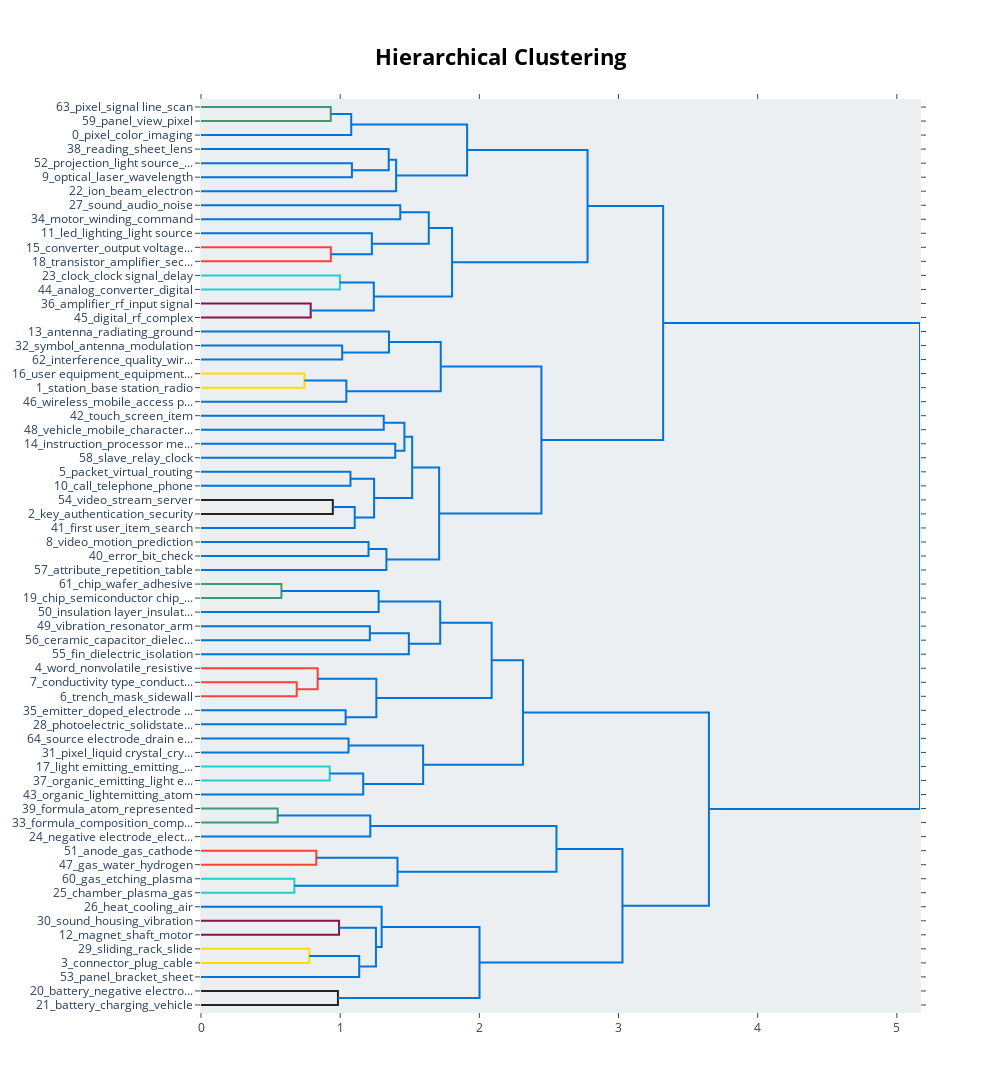

Notebook cell for this chart:
### Code cell
topic_model.visualize_hierarchy()

### Figure 1 — Plotly figure (JSON) as saved in the notebook; plotly's stock layout.template omitted (floating-point values rounded to 4 significant figures)
{"data": [{"hoverinfo": "text", "marker": {"color": "rgb(61,153,112)"}, "mode": "lines", "type": "scatter", "x": [0, 0.9321, 0.9321, 0], "xaxis": "x", "y": [-5, -5, -15, -15], "yaxis": "y"}, {"hoverinfo": "text", "marker": {"color": "rgb(0,116,217)"}, "mode": "lines", "type": "scatter", "x": [0.9321, 1.08, 1.08, 0], "xaxis": "x", "y": [-10, -10, -25, -25], "yaxis": "y"}, {"hoverinfo": "text", "marker": {"color": "rgb(0,116,217)"}, "mode": "lines", "type": "scatter", "x": [0, 1.084, 1.084, 0], "xaxis": "x", "y": [-45, -45, -55, -55], "yaxis": "y"}, {"hoverinfo": "text", "marker": {"color": "rgb(0,116,217)"}, "mode": "lines", "type": "scatter", "x": [0, 1.349, 1.349, 1.084], "xaxis": "x", "y": [-35, -35, -50, -50], "yaxis": "y"}, {"hoverinfo": "text", "marker": {"color": "rgb(0,116,217)"}, "mode": "lines", "type": "scatter", "x": [1.349, 1.402, 1.402, 0], "xaxis": "x", "y": [-42.5, -42.5, -65, -65], "yaxis": "y"}, {"hoverinfo": "text", "marker": {"color": "rgb(0,116,217)"}, "mode": "lines", "type": "scatter", "x": [1.08, 1.912, 1.912, 1.402], "xaxis": "x", "y": [-17.5, -17.5, -53.75, -53.75], "yaxis": "y"}, {"hoverinfo": "text", "marker": {"color": "rgb(0,116,217)"}, "mode": "lines", "type": "scatter", "x": [0, 1.432, 1.432, 0], "xaxis": "x", "y": [-75, -75, -85, -85], "yaxis": "y"}, {"hoverinfo": "text", "marker": {"color": "rgb(255,65,54)"}, "mode": "lines", "type": "scatter", "x": [0, 0.9328, 0.9328, 0], "xaxis": "x", "y": [-105, -105, -115, -115], "yaxis": "y"}, {"hoverinfo": "text", "marker": {"color": "rgb(0,116,217)"}, "mode": "lines", "type": "scatter", "x": [0, 1.228, 1.228, 0.9328], "xaxis": "x", "y": [-95, -95, -110, -110], "yaxis": "y"}, {"hoverinfo": "text", "marker": {"color": "rgb(0,116,217)"}, "mode": "lines", "type": "scatter", "x": [1.432, 1.636, 1.636, 1.228], "xaxis": "x", "y": [-80, -80, -102.5, -102.5], "yaxis": "y"}, {"hoverinfo": "text", "marker": {"color": "rgb(35,205,205)"}, "mode": "lines", "type": "scatter", "x": [0, 0.9979, 0.9979, 0], "xaxis": "x", "y": [-125, -125, -135, -135], "yaxis": "y"}, {"hoverinfo": "text", "marker": {"color": "rgb(133,20,75)"}, "mode": "lines", "type": "scatter", "x": [0, 0.7881, 0.7881, 0], "xaxis": "x", "y": [-145, -145, -155, -155], "yaxis": "y"}, {"hoverinfo": "text", "marker": {"color": "rgb(0,116,217)"}, "mode": "lines", "type": "scatter", "x": [0.9979, 1.242, 1.242, 0.7881], "xaxis": "x", "y": [-130, -130, -150, -150], "yaxis": "y"}, {"hoverinfo": "text", "marker": {"color": "rgb(0,116,217)"}, "mode": "lines", "type": "scatter", "x": [1.636, 1.804, 1.804, 1.242], "xaxis": "x", "y": [-91.25, -91.25, -140, -140], "yaxis": "y"}, {"hoverinfo": "text", "marker": {"color": "rgb(0,116,217)"}, "mode": "lines", "type": "scatter", "x": [1.912, 2.777, 2.777, 1.804], "xaxis": "x", "y": [-35.62, -35.62, -115.6, -115.6], "yaxis": "y"}, {"hoverinfo": "text", "marker": {"color": "rgb(0,116,217)"}, "mode": "lines", "type": "scatter", "x": [0, 1.014, 1.014, 0], "xaxis": "x", "y": [-175, -175, -185, -185], "yaxis": "y"}, {"hoverinfo": "text", "marker": {"color": "rgb(0,116,217)"}, "mode": "lines", "type": "scatter", "x": [0, 1.351, 1.351, 1.014], "xaxis": "x", "y": [-165, -165, -180, -180], "yaxis": "y"}, {"hoverinfo": "text", "marker": {"color": "rgb(255,220,0)"}, "mode": "lines", "type": "scatter", "x": [0, 0.7432, 0.7432, 0], "xaxis": "x", "y": [-195, -195, -205, -205], "yaxis": "y"}, {"hoverinfo": "text", "marker": {"color": "rgb(0,116,217)"}, "mode": "lines", "type": "scatter", "x": [0.7432, 1.044, 1.044, 0], "xaxis": "x", "y": [-200, -200, -215, -215], "yaxis": "y"}, {"hoverinfo": "text", "marker": {"color": "rgb(0,116,217)"}, "mode": "lines", "type": "scatter", "x": [1.351, 1.723, 1.723, 1.044], "xaxis": "x", "y": [-172.5, -172.5, -207.5, -207.5], "yaxis": "y"}, {"hoverinfo": "text", "marker": {"color": "rgb(0,116,217)"}, "mode": "lines", "type": "scatter", "x": [0, 1.313, 1.313, 0], "xaxis": "x", "y": [-225, -225, -235, -235], "yaxis": "y"}, {"hoverinfo": "text", "marker": {"color": "rgb(0,116,217)"}, "mode": "lines", "type": "scatter", "x": [0, 1.396, 1.396, 0], "xaxis": "x", "y": [-245, -245, -255, -255], "yaxis": "y"}, {"hoverinfo": "text", "marker": {"color": "rgb(0,116,217)"}, "mode": "lines", "type": "scatter", "x": [1.313, 1.462, 1.462, 1.396], "xaxis": "x", "y": [-230, -230, -250, -250], "yaxis": "y"}, {"hoverinfo": "text", "marker": {"color": "rgb(0,116,217)"}, "mode": "lines", "type": "scatter", "x": [0, 1.074, 1.074, 0], "xaxis": "x", "y": [-265, -265, -275, -275], "yaxis": "y"}, {"hoverinfo": "text", "marker": {"color": "rgb(40,35,35)"}, "mode": "lines", "type": "scatter", "x": [0, 0.9471, 0.9471, 0], "xaxis": "x", "y": [-285, -285, -295, -295], "yaxis": "y"}, {"hoverinfo": "text", "marker": {"color": "rgb(0,116,217)"}, "mode": "lines", "type": "scatter", "x": [0.9471, 1.104, 1.104, 0], "xaxis": "x", "y": [-290, -290, -305, -305], "yaxis": "y"}, {"hoverinfo": "text", "marker": {"color": "rgb(0,116,217)"}, "mode": "lines", "type": "scatter", "x": [1.074, 1.244, 1.244, 1.104], "xaxis": "x", "y": [-270, -270, -297.5, -297.5], "yaxis": "y"}, {"hoverinfo": "text", "marker": {"color": "rgb(0,116,217)"}, "mode": "lines", "type": "scatter", "x": [1.462, 1.517, 1.517, 1.244], "xaxis": "x", "y": [-240, -240, -283.8, -283.8], "yaxis": "y"}, {"hoverinfo": "text", "marker": {"color": "rgb(0,116,217)"}, "mode": "lines", "type": "scatter", "x": [0, 1.204, 1.204, 0], "xaxis": "x", "y": [-315, -315, -325, -325], "yaxis": "y"}, {"hoverinfo": "text", "marker": {"color": "rgb(0,116,217)"}, "mode": "lines", "type": "scatter", "x": [1.204, 1.332, 1.332, 0], "xaxis": "x", "y": [-320, -320, -335, -335], "yaxis": "y"}, {"hoverinfo": "text", "marker": {"color": "rgb(0,116,217)"}, "mode": "lines", "type": "scatter", "x": [1.517, 1.711, 1.711, 1.332], "xaxis": "x", "y": [-261.9, -261.9, -327.5, -327.5], "yaxis": "y"}, {"hoverinfo": "text", "marker": {"color": "rgb(0,116,217)"}, "mode": "lines", "type": "scatter", "x": [1.723, 2.446, 2.446, 1.711], "xaxis": "x", "y": [-190, -190, -294.7, -294.7], "yaxis": "y"}, {"hoverinfo": "text", "marker": {"color": "rgb(0,116,217)"}, "mode": "lines", "type": "scatter", "x": [2.777, 3.321, 3.321, 2.446], "xaxis": "x", "y": [-75.62, -75.62, -242.3, -242.3], "yaxis": "y"}, {"hoverinfo": "text", "marker": {"color": "rgb(61,153,112)"}, "mode": "lines", "type": "scatter", "x": [0, 0.5779, 0.5779, 0], "xaxis": "x", "y": [-345, -345, -355, -355], "yaxis": "y"}, {"hoverinfo": "text", "marker": {"color": "rgb(0,116,217)"}, "mode": "lines", "type": "scatter", "x": [0.5779, 1.276, 1.276, 0], "xaxis": "x", "y": [-350, -350, -365, -365], "yaxis": "y"}, {"hoverinfo": "text", "marker": {"color": "rgb(0,116,217)"}, "mode": "lines", "type": "scatter", "x": [0, 1.213, 1.213, 0], "xaxis": "x", "y": [-375, -375, -385, -385], "yaxis": "y"}, {"hoverinfo": "text", "marker": {"color": "rgb(0,116,217)"}, "mode": "lines", "type": "scatter", "x": [1.213, 1.493, 1.493, 0], "xaxis": "x", "y": [-380, -380, -395, -395], "yaxis": "y"}, {"hoverinfo": "text", "marker": {"color": "rgb(0,116,217)"}, "mode": "lines", "type": "scatter", "x": [1.276, 1.719, 1.719, 1.493], "xaxis": "x", "y": [-357.5, -357.5, -387.5, -387.5], "yaxis": "y"}, {"hoverinfo": "text", "marker": {"color": "rgb(255,65,54)"}, "mode": "lines", "type": "scatter", "x": [0, 0.6877, 0.6877, 0], "xaxis": "x", "y": [-415, -415, -425, -425], "yaxis": "y"}, {"hoverinfo": "text", "marker": {"color": "rgb(255,65,54)"}, "mode": "lines", "type": "scatter", "x": [0, 0.8383, 0.8383, 0.6877], "xaxis": "x", "y": [-405, -405, -420, -420], "yaxis": "y"}, {"hoverinfo": "text", "marker": {"color": "rgb(0,116,217)"}, "mode": "lines", "type": "scatter", "x": [0, 1.039, 1.039, 0], "xaxis": "x", "y": [-435, -435, -445, -445], "yaxis": "y"}, {"hoverinfo": "text", "marker": {"color": "rgb(0,116,217)"}, "mode": "lines", "type": "scatter", "x": [0.8383, 1.26, 1.26, 1.039], "xaxis": "x", "y": [-412.5, -412.5, -440, -440], "yaxis": "y"}, {"hoverinfo": "text", "marker": {"color": "rgb(0,116,217)"}, "mode": "lines", "type": "scatter", "x": [1.719, 2.088, 2.088, 1.26], "xaxis": "x", "y": [-372.5, -372.5, -426.2, -426.2], "yaxis": "y"}, {"hoverinfo": "text", "marker": {"color": "rgb(0,116,217)"}, "mode": "lines", "type": "scatter", "x": [0, 1.06, 1.06, 0], "xaxis": "x", "y": [-455, -455, -465, -465], "yaxis": "y"}, {"hoverinfo": "text", "marker": {"color": "rgb(35,205,205)"}, "mode": "lines", "type": "scatter", "x": [0, 0.9249, 0.9249, 0], "xaxis": "x", "y": [-475, -475, -485, -485], "yaxis": "y"}, {"hoverinfo": "text", "marker": {"color": "rgb(0,116,217)"}, "mode": "lines", "type": "scatter", "x": [0.9249, 1.166, 1.166, 0], "xaxis": "x", "y": [-480, -480, -495, -495], "yaxis": "y"}, {"hoverinfo": "text", "marker": {"color": "rgb(0,116,217)"}, "mode": "lines", "type": "scatter", "x": [1.06, 1.596, 1.596, 1.166], "xaxis": "x", "y": [-460, -460, -487.5, -487.5], "yaxis": "y"}, {"hoverinfo": "text", "marker": {"color": "rgb(0,116,217)"}, "mode": "lines", "type": "scatter", "x": [2.088, 2.313, 2.313, 1.596], "xaxis": "x", "y": [-399.4, -399.4, -473.8, -473.8], "yaxis": "y"}, {"hoverinfo": "text", "marker": {"color": "rgb(61,153,112)"}, "mode": "lines", "type": "scatter", "x": [0, 0.5509, 0.5509, 0], "xaxis": "x", "y": [-505, -505, -515, -515], "yaxis": "y"}, {"hoverinfo": "text", "marker": {"color": "rgb(0,116,217)"}, "mode": "lines", "type": "scatter", "x": [0.5509, 1.216, 1.216, 0], "xaxis": "x", "y": [-510, -510, -525, -525], "yaxis": "y"}, {"hoverinfo": "text", "marker": {"color": "rgb(255,65,54)"}, "mode": "lines", "type": "scatter", "x": [0, 0.8283, 0.8283, 0], "xaxis": "x", "y": [-535, -535, -545, -545], "yaxis": "y"}, {"hoverinfo": "text", "marker": {"color": "rgb(35,205,205)"}, "mode": "lines", "type": "scatter", "x": [0, 0.6708, 0.6708, 0], "xaxis": "x", "y": [-555, -555, -565, -565], "yaxis": "y"}, {"hoverinfo": "text", "marker": {"color": "rgb(0,116,217)"}, "mode": "lines", "type": "scatter", "x": [0.8283, 1.412, 1.412, 0.6708], "xaxis": "x", "y": [-540, -540, -560, -560], "yaxis": "y"}, {"hoverinfo": "text", "marker": {"color": "rgb(0,116,217)"}, "mode": "lines", "type": "scatter", "x": [1.216, 2.554, 2.554, 1.412], "xaxis": "x", "y": [-517.5, -517.5, -550, -550], "yaxis": "y"}, {"hoverinfo": "text", "marker": {"color": "rgb(133,20,75)"}, "mode": "lines", "type": "scatter", "x": [0, 0.9919, 0.9919, 0], "xaxis": "x", "y": [-585, -585, -595, -595], "yaxis": "y"}, {"hoverinfo": "text", "marker": {"color": "rgb(255,220,0)"}, "mode": "lines", "type": "scatter", "x": [0, 0.7781, 0.7781, 0], "xaxis": "x", "y": [-605, -605, -615, -615], "yaxis": "y"}, {"hoverinfo": "text", "marker": {"color": "rgb(0,116,217)"}, "mode": "lines", "type": "scatter", "x": [0.7781, 1.137, 1.137, 0], "xaxis": "x", "y": [-610, -610, -625, -625], "yaxis": "y"}, {"hoverinfo": "text", "marker": {"color": "rgb(0,116,217)"}, "mode": "lines", "type": "scatter", "x": [0.9919, 1.257, 1.257, 1.137], "xaxis": "x", "y": [-590, -590, -617.5, -617.5], "yaxis": "y"}, {"hoverinfo": "text", "marker": {"color": "rgb(0,116,217)"}, "mode": "lines", "type": "scatter", "x": [0, 1.298, 1.298, 1.257], "xaxis": "x", "y": [-575, -575, -603.8, -603.8], "yaxis": "y"}, {"hoverinfo": "text", "marker": {"color": "rgb(40,35,35)"}, "mode": "lines", "type": "scatter", "x": [0, 0.984, 0.984, 0], "xaxis": "x", "y": [-635, -635, -645, -645], "yaxis": "y"}, {"hoverinfo": "text", "marker": {"color": "rgb(0,116,217)"}, "mode": "lines", "type": "scatter", "x": [1.298, 2.001, 2.001, 0.984], "xaxis": "x", "y": [-589.4, -589.4, -640, -640], "yaxis": "y"}, {"hoverinfo": "text", "marker": {"color": "rgb(0,116,217)"}, "mode": "lines", "type": "scatter", "x": [2.554, 3.028, 3.028, 2.001], "xaxis": "x", "y": [-533.8, -533.8, -614.7, -614.7], "yaxis": "y"}, {"hoverinfo": "text", "marker": {"color": "rgb(0,116,217)"}, "mode": "lines", "type": "scatter", "x": [2.313, 3.65, 3.65, 3.028], "xaxis": "x", "y": [-436.6, -436.6, -574.2, -574.2], "yaxis": "y"}, {"hoverinfo": "text", "marker": {"color": "rgb(0,116,217)"}, "mode": "lines", "type": "scatter", "x": [3.321, 5.166, 5.166, 3.65], "xaxis": "x", "y": [-159.0, -159.0, -505.4, -505.4], "yaxis": "y"}], "layout": {"autosize": false, "height": 1175, "hoverlabel": {"bgcolor": "white", "font": {"family": "Rockwell", "size": 16}}, "hovermode": "closest", "plot_bgcolor": "#ECEFF1", "showlegend": false, "title": {"font": {"color": "Black", "size": 22}, "text": "<b>Hierarchical Clustering", "x": 0.5, "xanchor": "center", "yanchor": "top"}, "width": 1000, "xaxis": {"mirror": "allticks", "rangemode": "tozero", "showgrid": false, "showline": true, "showticklabels": true, "ticks": "outside", "type": "linear", "zeroline": false}, "yaxis": {"mirror": "allticks", "range": [-650, 0], "rangemode": "tozero", "showgrid": false, "showline": true, "showticklabels": true, "tickmode": "array", "ticks": "outside", "ticktext": ["63_pixel_signal line_scan", "59_panel_view_pixel", "0_pixel_color_imaging", "38_reading_sheet_lens", "52_projection_light source_...", "9_optical_laser_wavelength", "22_ion_beam_electron", "27_sound_audio_noise", "34_motor_winding_command", "11_led_lighting_light source", "15_converter_output voltage...", "18_transistor_amplifier_sec...", "23_clock_clock signal_delay", "44_analog_converter_digital", "36_amplifier_rf_input signal", "45_digital_rf_complex", "13_antenna_radiating_ground", "32_symbol_antenna_modulation", "62_interference_quality_wir...", "16_user equipment_equipment...", "1_station_base station_radio", "46_wireless_mobile_access p...", "42_touch_screen_item", "48_vehicle_mobile_character...", "14_instruction_processor me...", "58_slave_relay_clock", "5_packet_virtual_routing", "10_call_telephone_phone", "54_video_stream_server", "2_key_authentication_security", "41_first user_item_search", "8_video_motion_prediction", "40_error_bit_check", "57_attribute_repetition_table", "61_chip_wafer_adhesive", "19_chip_semiconductor chip_...", "50_insulation layer_insulat...", "49_vibration_resonator_arm", "56_ceramic_capacitor_dielec...", "55_fin_dielectric_isolation", "4_word_nonvolatile_resistive", "7_conductivity type_conduct...", "6_trench_mask_sidewall", "35_emitter_doped_electrode ...", "28_photoelectric_solidstate...", "64_source electrode_drain e...", "31_pixel_liquid crystal_cry...", "17_light emitting_emitting_...", "37_organic_emitting_light e...", "43_organic_lightemitting_atom", "39_formula_atom_represented", "33_formula_composition_comp...", "24_negative electrode_elect...", "51_anode_gas_cathode", "47_gas_water_hydrogen", "60_gas_etching_plasma", "25_chamber_plasma_gas", "26_heat_cooling_air", "30_sound_housing_vibration", "12_magnet_shaft_motor", "29_sliding_rack_slide", "3_connector_plug_cable", "53_panel_bracket_sheet", "20_battery_negative electro...", "21_battery_charging_vehicle"], "tickvals": [-5, -15, -25, -35, -45, -55, -65, -75, -85, -95, -105, -115, -125, -135, -145, -155, -165, -175, -185, -195, -205, -215, -225, -235, -245, -255, -265, -275, -285, -295, -305, -315, -325, -335, -345, -355, -365, -375, -385, -395, -405, -415, -425, -435, -445, -455, -465, -475, -485, -495, -505, -515, -525, -535, -545, -555, -565, -575, -585, -595, -605, -615, -625, -635, -645], "type": "linear", "zeroline": false}}}
